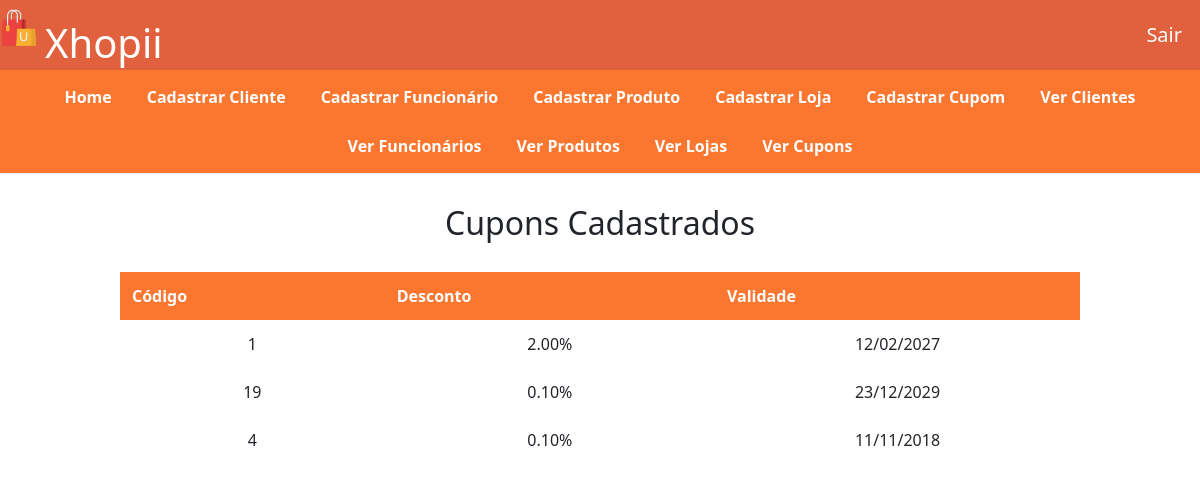
The app's page /view/visu_cupom.php with its own data.
### tables this page shows
CREATE TABLE `cupom` (
  `id` int(11) NOT NULL,
  `codigo` varchar(50) NOT NULL,
  `desconto` decimal(10,2) NOT NULL,
  `validade` date NOT NULL
);

### model/BancoDeDados.php (called while the page is built, shortened)
<?php
class BancoDeDados{
    private $host;
    private $login;
    private $senha;
    private $dataBase;
    public function __construct($Host, $Login, $Senha, $DataBase){
        $this->host = $Host;
        $this->login = $Login;
        $this->senha = $Senha;
        $this->dataBase = $DataBase;
    }
    public function conectarBD(){
        $conexao = mysqli_connect($this->host,$this->login,$this->senha,$this->dataBase);
        mysqli_set_charset($conexao, "utf8mb4");
        return($conexao);
    }
    public function retornarCupons(){
    $conexao = $this->conectarBD();
    $consulta = "SELECT * FROM cupom";
    return mysqli_query($conexao, $consulta);
    }
    }
    ?>

### controller/Controlador.php (called while the page is built, shortened)
<?php
require_once __DIR__ . "/../model/BancoDeDados.php";
class Controlador {
    private $bancoDeDados;
    function __construct() {
        $this->bancoDeDados = new BancoDeDados("localhost", "root", "", "xhopii");
    }
    public function retornarCupons(){
        return $this->bancoDeDados->retornarCupons();
    }
}
?>

### view/visu_cupom.php (the view, shortened to what this page needs)
<?php
require_once "../controller/Controlador.php";
$controlador = new Controlador();
$listaCupons = $controlador->retornarCupons();
?>
<!DOCTYPE html>
<html lang="pt-BR">
<head>
    <link rel="stylesheet" href="../css/visu_cupom.css">
    <link rel="stylesheet" href="https://cdn.jsdelivr.net/npm/bootstrap@5.3.0/dist/css/bootstrap.min.css">
</head>
<body>
<header>
        <section class="cabecalho-xhopii">
            <section class="cabecalho-xhopii-logo">
                <img src="../img/logo.png">
                <h1>Xhopii</h1>
            </section>
            <section class="cabecalho-xhopii-sair">
                <a href="login.php">Sair</a>
            </section>
        </section>
        <section class="cabecalho-menu">
           <nav>
    <a href="home.php">Home</a>
    <a href="cad_cliente.php">Cadastrar Cliente</a>
    <a href="cad_funcionario.php">Cadastrar Funcionário</a>
    <a href="cadastrar_produto.php">Cadastrar Produto</a>
    <a href="cad_loja.php">Cadastrar Loja</a>
    <a href="cad_cupom.php">Cadastrar Cupom</a>
    <a href="visu_clientes.php">Ver Clientes</a>
    <a href="visu_funcionarios.php">Ver Funcionários</a>
    <a href="visu_produtos.php">Ver Produtos</a>
    <a href="visu_lojas.php">Ver Lojas</a>
    <a href="visu_cupons.php">Ver Cupons</a>
           </nav>
        </section>
    </header>
<main>
    <section class="titulo">
        <h2>Cupons Cadastrados</h2>
    </section>
    <section class="tabela-container">
        <table>
            <tr>
                <th>Código</th>
                <th>Desconto</th>
                <th>Validade</th>
            </tr>
            <?php
            while($cupom = mysqli_fetch_assoc($listaCupons)){
            ?>
            <tr>
                <td><?php echo $cupom['codigo']; ?></td>
                <td><?php echo $cupom['desconto']; ?>%</td>
                <td><?php echo date("d/m/Y", strtotime($cupom['validade'])); ?></td>
            </tr>
            <?php
            }
            ?>
        </table>
    </section>
</main>
</body>
</html>

### css/visu_cupom.css (style rules this page uses)
body { margin: 0; font-family: Calibri, 'Trebuchet MS', sans-serif; }
header { background-color: #fff; display: flex; flex-direction: column; justify-content: space-between; align-items: center; border-bottom: 1px solid #eee; }
header .cabecalho-xhopii { width: 100%; height: 70px; background-color: rgb(225, 96, 61); display: flex; justify-content: space-between; }
header .cabecalho-xhopii .cabecalho-xhopii-logo { width: 20%; height: 70px; display: flex; flex-direction: row; align-items: center; justify-content: flex-start; }
header .cabecalho-xhopii .cabecalho-xhopii-logo img { width: 38px; height: 42px; margin-bottom: 14px; }
header .cabecalho-xhopii .cabecalho-xhopii-logo h1 { color: rgb(255, 255, 255); font-size: 40px; margin-left: 7px; margin-top: 24px; }
header .cabecalho-xhopii .cabecalho-xhopii-sair { width: 20%; height: 70px; display: flex; flex-direction: row; align-items: center; justify-content: flex-end; }
header .cabecalho-xhopii .cabecalho-xhopii-sair a { text-decoration: none; font-size: 20px; color: #fff; margin-right: 18px; }
header .cabecalho-menu { background: #FB7730; padding: 10px; }
header .cabecalho-menu nav { display: flex; flex-wrap: wrap; justify-content: center; gap: 15px; }
header .cabecalho-menu nav a { color: white; text-decoration: none; font-weight: bold; padding: 5px 10px; }
.titulo { text-align:center; margin-top:30px; }
.tabela-container { width:80%; margin:30px auto; }
table { width:100%; border-collapse:collapse; background:white; }
th { background:#FB7730; color:white; padding:12px; }
td { padding:12px; text-align:center; border-bottom:1px solid #ddd; }

### records on screen
cupom: codigo "1", desconto "2.00", validade "12/02/2027"
cupom: codigo "19", desconto "0.10", validade "23/12/2029"
cupom: codigo "4", desconto "0.10", validade "11/11/2018"
